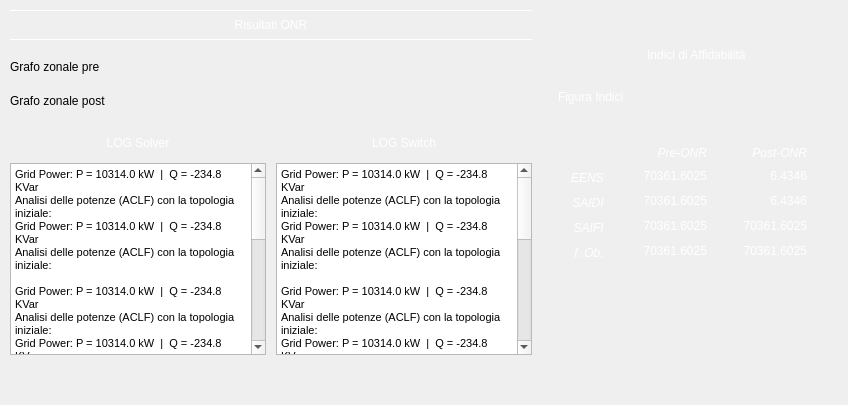
      <widget class="QWidget" name="onr4TabWgt">
       <attribute name="title">
        <string>Risultati ONR (1)</string>
       </attribute>
       <layout class="QHBoxLayout" name="onr4TabHBL">
        <property name="leftMargin">
         <number>0</number>
        </property>
        <property name="topMargin">
         <number>0</number>
        </property>
        <property name="rightMargin">
         <number>0</number>
        </property>
        <property name="bottomMargin">
         <number>0</number>
        </property>
        <item>
         <widget class="QWidget" name="onr4sxWgt" native="true">
          <layout class="QVBoxLayout" name="onr4sxVBL">
           <property name="spacing">
            <number>20</number>
           </property>
           <property name="leftMargin">
            <number>10</number>
           </property>
           <property name="topMargin">
            <number>10</number>
           </property>
           <property name="rightMargin">
            <number>10</number>
           </property>
           <property name="bottomMargin">
            <number>10</number>
           </property>
           <item>
            <widget class="QLabel" name="onr4sxTitleLbl">
             <property name="minimumSize">
              <size>
               <width>0</width>
               <height>30</height>
              </size>
             </property>
             <property name="maximumSize">
              <size>
               <width>16777215</width>
               <height>30</height>
              </size>
             </property>
             <property name="sizeIncrement">
              <size>
               <width>0</width>
               <height>30</height>
              </size>
             </property>
             <property name="styleSheet">
              <string notr="true">font: 75 14pt &quot;MS Shell Dlg 2&quot;;
color: rgb(255, 255, 255);
border-top: 1px solid rgb(255, 255, 255);
border-bottom: 1px solid rgb(255, 255, 255);</string>
             </property>
             <property name="text">
              <string>Risultati ONR</string>
             </property>
             <property name="alignment">
              <set>Qt::AlignCenter</set>
             </property>
            </widget>
           </item>
           <item>
            <widget class="QLabel" name="onr4Fig1Lbl">
             <property name="text">
              <string>Grafo zonale pre</string>
             </property>
            </widget>
           </item>
           <item>
            <widget class="QLabel" name="onr4Fig2Lbl">
             <property name="text">
              <string>Grafo zonale post</string>
             </property>
            </widget>
           </item>
           <item>
            <widget class="QWidget" name="onr4logWgt" native="true">
             <property name="minimumSize">
              <size>
               <width>0</width>
               <height>100</height>
              </size>
             </property>
             <layout class="QGridLayout" name="onr4logGL" rowstretch="0,0">
              <property name="leftMargin">
               <number>0</number>
              </property>
              <property name="topMargin">
               <number>0</number>
              </property>
              <property name="rightMargin">
               <number>0</number>
              </property>
              <property name="bottomMargin">
               <number>0</number>
              </property>
              <property name="horizontalSpacing">
               <number>10</number>
              </property>
              <property name="verticalSpacing">
               <number>5</number>
              </property>
              <item row="0" column="1">
               <widget class="QLabel" name="onr4log2TitleLbl">
                <property name="minimumSize">
                 <size>
                  <width>0</width>
                  <height>30</height>
                 </size>
                </property>
                <property name="maximumSize">
                 <size>
                  <width>16777215</width>
                  <height>30</height>
                 </size>
                </property>
                <property name="sizeIncrement">
                 <size>
                  <width>0</width>
                  <height>30</height>
                 </size>
                </property>
                <property name="styleSheet">
                 <string notr="true">font: 75 10pt &quot;MS Shell Dlg 2&quot;;
color: rgb(255, 255, 255);
border-bottom: 1px solid rgb(255, 255, 255);</string>
                </property>
                <property name="text">
                 <string>LOG Switch</string>
                </property>
                <property name="alignment">
                 <set>Qt::AlignCenter</set>
                </property>
               </widget>
              </item>
              <item row="1" column="0">
               <widget class="QTextBrowser" name="onr4log1TB">
                <property name="maximumSize">
                 <size>
                  <width>16777215</width>
                  <height>16777215</height>
                 </size>
                </property>
                <property name="html">
                 <string>&lt;!DOCTYPE HTML PUBLIC &quot;-//W3C//DTD HTML 4.0//EN&quot; &quot;http://www.w3.org/TR/REC-html40/strict.dtd&quot;&gt;
&lt;html&gt;&lt;head&gt;&lt;meta name=&quot;qrichtext&quot; content=&quot;1&quot; /&gt;&lt;style type=&quot;text/css&quot;&gt;
p, li { white-space: pre-wrap; }
&lt;/style&gt;&lt;/head&gt;&lt;body style=&quot; font-family:'MS Shell Dlg 2'; font-size:8.25pt; font-weight:400; font-style:normal;&quot;&gt;
&lt;p style=&quot; margin-top:0px; margin-bottom:0px; margin-left:0px; margin-right:0px; -qt-block-indent:0; text-indent:0px;&quot;&gt;Grid Power: P = 10314.0 kW  |  Q = -234.8 KVar&lt;/p&gt;
&lt;p style=&quot; margin-top:0px; margin-bottom:0px; margin-left:0px; margin-right:0px; -qt-block-indent:0; text-indent:0px;&quot;&gt;Analisi delle potenze (ACLF) con la topologia iniziale:&lt;/p&gt;
&lt;p style=&quot; margin-top:0px; margin-bottom:0px; margin-left:0px; margin-right:0px; -qt-block-indent:0; text-indent:0px;&quot;&gt;Grid Power: P = 10314.0 kW  |  Q = -234.8 KVar&lt;/p&gt;
&lt;p style=&quot; margin-top:0px; margin-bottom:0px; margin-left:0px; margin-right:0px; -qt-block-indent:0; text-indent:0px;&quot;&gt;Analisi delle potenze (ACLF) con la topologia iniziale:&lt;/p&gt;
&lt;p style=&quot;-qt-paragraph-type:empty; margin-top:0px; margin-bottom:0px; margin-left:0px; margin-right:0px; -qt-block-indent:0; text-indent:0px;&quot;&gt;&lt;br /&gt;&lt;/p&gt;
&lt;p style=&quot; margin-top:0px; margin-bottom:0px; margin-left:0px; margin-right:0px; -qt-block-indent:0; text-indent:0px;&quot;&gt;Grid Power: P = 10314.0 kW  |  Q = -234.8 KVar&lt;/p&gt;
&lt;p style=&quot; margin-top:0px; margin-bottom:0px; margin-left:0px; margin-right:0px; -qt-block-indent:0; text-indent:0px;&quot;&gt;Analisi delle potenze (ACLF) con la topologia iniziale:&lt;/p&gt;
&lt;p style=&quot; margin-top:0px; margin-bottom:0px; margin-left:0px; margin-right:0px; -qt-block-indent:0; text-indent:0px;&quot;&gt;Grid Power: P = 10314.0 kW  |  Q = -234.8 KVar&lt;/p&gt;
&lt;p style=&quot; margin-top:0px; margin-bottom:0px; margin-left:0px; margin-right:0px; -qt-block-indent:0; text-indent:0px;&quot;&gt;Analisi delle potenze (ACLF) con la topologia iniziale:&lt;/p&gt;
&lt;p style=&quot;-qt-paragraph-type:empty; margin-top:0px; margin-bottom:0px; margin-left:0px; margin-right:0px; -qt-block-indent:0; text-indent:0px;&quot;&gt;&lt;br /&gt;&lt;/p&gt;
&lt;p style=&quot;-qt-paragraph-type:empty; margin-top:0px; margin-bottom:0px; margin-left:0px; margin-right:0px; -qt-block-indent:0; text-indent:0px;&quot;&gt;&lt;br /&gt;&lt;/p&gt;
&lt;p style=&quot; margin-top:0px; margin-bottom:0px; margin-left:0px; margin-right:0px; -qt-block-indent:0; text-indent:0px;&quot;&gt;Grid Power: P = 10314.0 kW  |  Q = -234.8 KVar&lt;/p&gt;
&lt;p style=&quot; margin-top:0px; margin-bottom:0px; margin-left:0px; margin-right:0px; -qt-block-indent:0; text-indent:0px;&quot;&gt;Analisi delle potenze (ACLF) con la topologia iniziale:&lt;/p&gt;
&lt;p style=&quot;-qt-paragraph-type:empty; margin-top:0px; margin-bottom:0px; margin-left:0px; margin-right:0px; -qt-block-indent:0; text-indent:0px;&quot;&gt;&lt;br /&gt;&lt;/p&gt;
&lt;p style=&quot; margin-top:0px; margin-bottom:0px; margin-left:0px; margin-right:0px; -qt-block-indent:0; text-indent:0px;&quot;&gt;Grid Power: P = 10314.0 kW  |  Q = -234.8 KVar&lt;/p&gt;
&lt;p style=&quot; margin-top:0px; margin-bottom:0px; margin-left:0px; margin-right:0px; -qt-block-indent:0; text-indent:0px;&quot;&gt;Analisi delle potenze (ACLF) con la topologia iniziale:&lt;/p&gt;
&lt;p style=&quot; margin-top:0px; margin-bottom:0px; margin-left:0px; margin-right:0px; -qt-block-indent:0; text-indent:0px;&quot;&gt;Grid Power: P = 10314.0 kW  |  Q = -234.8 KVar&lt;/p&gt;
&lt;p style=&quot; margin-top:0px; margin-bottom:0px; margin-left:0px; margin-right:0px; -qt-block-indent:0; text-indent:0px;&quot;&gt;Analisi delle potenze (ACLF) con la topologia iniziale:&lt;/p&gt;
&lt;p style=&quot;-qt-paragraph-type:empty; margin-top:0px; margin-bottom:0px; margin-left:0px; margin-right:0px; -qt-block-indent:0; text-indent:0px;&quot;&gt;&lt;br /&gt;&lt;/p&gt;
&lt;p style=&quot; margin-top:0px; margin-bottom:0px; margin-left:0px; margin-right:0px; -qt-block-indent:0; text-indent:0px;&quot;&gt;Grid Power: P = 10314.0 kW  |  Q = -234.8 KVar&lt;/p&gt;
&lt;p style=&quot; margin-top:0px; margin-bottom:0px; margin-left:0px; margin-right:0px; -qt-block-indent:0; text-indent:0px;&quot;&gt;Analisi delle potenze (ACLF) con la topologia iniziale:&lt;/p&gt;
&lt;p style=&quot;-qt-paragraph-type:empty; margin-top:0px; margin-bottom:0px; margin-left:0px; margin-right:0px; -qt-block-indent:0; text-indent:0px;&quot;&gt;&lt;br /&gt;&lt;/p&gt;&lt;/body&gt;&lt;/html&gt;</string>
                </property>
               </widget>
              </item>
              <item row="1" column="1">
               <widget class="QTextBrowser" name="onr4log2TB">
                <property name="maximumSize">
                 <size>
                  <width>16777215</width>
                  <height>16777215</height>
                 </size>
                </property>
                <property name="html">
                 <string>&lt;!DOCTYPE HTML PUBLIC &quot;-//W3C//DTD HTML 4.0//EN&quot; &quot;http://www.w3.org/TR/REC-html40/strict.dtd&quot;&gt;
&lt;html&gt;&lt;head&gt;&lt;meta name=&quot;qrichtext&quot; content=&quot;1&quot; /&gt;&lt;style type=&quot;text/css&quot;&gt;
p, li { white-space: pre-wrap; }
&lt;/style&gt;&lt;/head&gt;&lt;body style=&quot; font-family:'MS Shell Dlg 2'; font-size:8.25pt; font-weight:400; font-style:normal;&quot;&gt;
&lt;p style=&quot; margin-top:0px; margin-bottom:0px; margin-left:0px; margin-right:0px; -qt-block-indent:0; text-indent:0px;&quot;&gt;Grid Power: P = 10314.0 kW  |  Q = -234.8 KVar&lt;/p&gt;
&lt;p style=&quot; margin-top:0px; margin-bottom:0px; margin-left:0px; margin-right:0px; -qt-block-indent:0; text-indent:0px;&quot;&gt;Analisi delle potenze (ACLF) con la topologia iniziale:&lt;/p&gt;
&lt;p style=&quot; margin-top:0px; margin-bottom:0px; margin-left:0px; margin-right:0px; -qt-block-indent:0; text-indent:0px;&quot;&gt;Grid Power: P = 10314.0 kW  |  Q = -234.8 KVar&lt;/p&gt;
&lt;p style=&quot; margin-top:0px; margin-bottom:0px; margin-left:0px; margin-right:0px; -qt-block-indent:0; text-indent:0px;&quot;&gt;Analisi delle potenze (ACLF) con la topologia iniziale:&lt;/p&gt;
&lt;p style=&quot;-qt-paragraph-type:empty; margin-top:0px; margin-bottom:0px; margin-left:0px; margin-right:0px; -qt-block-indent:0; text-indent:0px;&quot;&gt;&lt;br /&gt;&lt;/p&gt;
&lt;p style=&quot; margin-top:0px; margin-bottom:0px; margin-left:0px; margin-right:0px; -qt-block-indent:0; text-indent:0px;&quot;&gt;Grid Power: P = 10314.0 kW  |  Q = -234.8 KVar&lt;/p&gt;
&lt;p style=&quot; margin-top:0px; margin-bottom:0px; margin-left:0px; margin-right:0px; -qt-block-indent:0; text-indent:0px;&quot;&gt;Analisi delle potenze (ACLF) con la topologia iniziale:&lt;/p&gt;
&lt;p style=&quot; margin-top:0px; margin-bottom:0px; margin-left:0px; margin-right:0px; -qt-block-indent:0; text-indent:0px;&quot;&gt;Grid Power: P = 10314.0 kW  |  Q = -234.8 KVar&lt;/p&gt;
&lt;p style=&quot; margin-top:0px; margin-bottom:0px; margin-left:0px; margin-right:0px; -qt-block-indent:0; text-indent:0px;&quot;&gt;Analisi delle potenze (ACLF) con la topologia iniziale:&lt;/p&gt;
&lt;p style=&quot;-qt-paragraph-type:empty; margin-top:0px; margin-bottom:0px; margin-left:0px; margin-right:0px; -qt-block-indent:0; text-indent:0px;&quot;&gt;&lt;br /&gt;&lt;/p&gt;
&lt;p style=&quot;-qt-paragraph-type:empty; margin-top:0px; margin-bottom:0px; margin-left:0px; margin-right:0px; -qt-block-indent:0; text-indent:0px;&quot;&gt;&lt;br /&gt;&lt;/p&gt;
&lt;p style=&quot; margin-top:0px; margin-bottom:0px; margin-left:0px; margin-right:0px; -qt-block-indent:0; text-indent:0px;&quot;&gt;Grid Power: P = 10314.0 kW  |  Q = -234.8 KVar&lt;/p&gt;
&lt;p style=&quot; margin-top:0px; margin-bottom:0px; margin-left:0px; margin-right:0px; -qt-block-indent:0; text-indent:0px;&quot;&gt;Analisi delle potenze (ACLF) con la topologia iniziale:&lt;/p&gt;
&lt;p style=&quot;-qt-paragraph-type:empty; margin-top:0px; margin-bottom:0px; margin-left:0px; margin-right:0px; -qt-block-indent:0; text-indent:0px;&quot;&gt;&lt;br /&gt;&lt;/p&gt;
&lt;p style=&quot; margin-top:0px; margin-bottom:0px; margin-left:0px; margin-right:0px; -qt-block-indent:0; text-indent:0px;&quot;&gt;Grid Power: P = 10314.0 kW  |  Q = -234.8 KVar&lt;/p&gt;
&lt;p style=&quot; margin-top:0px; margin-bottom:0px; margin-left:0px; margin-right:0px; -qt-block-indent:0; text-indent:0px;&quot;&gt;Analisi delle potenze (ACLF) con la topologia iniziale:&lt;/p&gt;
&lt;p style=&quot; margin-top:0px; margin-bottom:0px; margin-left:0px; margin-right:0px; -qt-block-indent:0; text-indent:0px;&quot;&gt;Grid Power: P = 10314.0 kW  |  Q = -234.8 KVar&lt;/p&gt;
&lt;p style=&quot; margin-top:0px; margin-bottom:0px; margin-left:0px; margin-right:0px; -qt-block-indent:0; text-indent:0px;&quot;&gt;Analisi delle potenze (ACLF) con la topologia iniziale:&lt;/p&gt;
&lt;p style=&quot;-qt-paragraph-type:empty; margin-top:0px; margin-bottom:0px; margin-left:0px; margin-right:0px; -qt-block-indent:0; text-indent:0px;&quot;&gt;&lt;br /&gt;&lt;/p&gt;
&lt;p style=&quot; margin-top:0px; margin-bottom:0px; margin-left:0px; margin-right:0px; -qt-block-indent:0; text-indent:0px;&quot;&gt;Grid Power: P = 10314.0 kW  |  Q = -234.8 KVar&lt;/p&gt;
&lt;p style=&quot; margin-top:0px; margin-bottom:0px; margin-left:0px; margin-right:0px; -qt-block-indent:0; text-indent:0px;&quot;&gt;Analisi delle potenze (ACLF) con la topologia iniziale:&lt;/p&gt;
&lt;p style=&quot;-qt-paragraph-type:empty; margin-top:0px; margin-bottom:0px; margin-left:0px; margin-right:0px; -qt-block-indent:0; text-indent:0px;&quot;&gt;&lt;br /&gt;&lt;/p&gt;&lt;/body&gt;&lt;/html&gt;</string>
                </property>
               </widget>
              </item>
              <item row="0" column="0">
               <widget class="QLabel" name="onr4log1TitleLbl">
                <property name="minimumSize">
                 <size>
                  <width>0</width>
                  <height>30</height>
                 </size>
                </property>
                <property name="maximumSize">
                 <size>
                  <width>16777215</width>
                  <height>30</height>
                 </size>
                </property>
                <property name="sizeIncrement">
                 <size>
                  <width>0</width>
                  <height>30</height>
                 </size>
                </property>
                <property name="styleSheet">
                 <string notr="true">font: 75 10pt &quot;MS Shell Dlg 2&quot;;
color: rgb(255, 255, 255);
border-bottom: 1px solid rgb(255, 255, 255);</string>
                </property>
                <property name="text">
                 <string>LOG Solver</string>
                </property>
                <property name="alignment">
                 <set>Qt::AlignCenter</set>
                </property>
               </widget>
              </item>
             </layout>
            </widget>
           </item>
           <item>
            <spacer name="onr4sxSpc">
             <property name="orientation">
              <enum>Qt::Vertical</enum>
             </property>
             <property name="sizeHint" stdset="0">
              <size>
               <width>20</width>
               <height>40</height>
              </size>
             </property>
            </spacer>
           </item>
          </layout>
         </widget>
        </item>
        <item>
         <widget class="QWidget" name="onr4dxWgt" native="true">
          <property name="minimumSize">
           <size>
            <width>300</width>
            <height>0</height>
           </size>
          </property>
          <property name="maximumSize">
           <size>
            <width>300</width>
            <height>16777215</height>
           </size>
          </property>
          <property name="styleSheet">
           <string notr="true">color: rgb(255, 255, 255);</string>
          </property>
          <layout class="QVBoxLayout" name="onr4dxVBL">
           <property name="spacing">
            <number>20</number>
           </property>
           <property name="leftMargin">
            <number>10</number>
           </property>
           <property name="topMargin">
            <number>10</number>
           </property>
           <property name="rightMargin">
            <number>10</number>
           </property>
           <property name="bottomMargin">
            <number>10</number>
           </property>
           <item>
            <spacer name="onr4dxTopSpc">
             <property name="orientation">
              <enum>Qt::Vertical</enum>
             </property>
             <property name="sizeType">
              <enum>QSizePolicy::Fixed</enum>
             </property>
             <property name="sizeHint" stdset="0">
              <size>
               <width>20</width>
               <height>30</height>
              </size>
             </property>
            </spacer>
           </item>
           <item>
            <widget class="QLabel" name="onr4indTitleLbl">
             <property name="minimumSize">
              <size>
               <width>0</width>
               <height>30</height>
              </size>
             </property>
             <property name="maximumSize">
              <size>
               <width>16777215</width>
               <height>30</height>
              </size>
             </property>
             <property name="sizeIncrement">
              <size>
               <width>0</width>
               <height>30</height>
              </size>
             </property>
             <property name="styleSheet">
              <string notr="true">font: 75 10pt &quot;MS Shell Dlg 2&quot;;
color: rgb(255, 255, 255);
border-bottom: 1px solid rgb(255, 255, 255);</string>
             </property>
             <property name="text">
              <string>Indici di Affidabilità </string>
             </property>
             <property name="alignment">
              <set>Qt::AlignCenter</set>
             </property>
            </widget>
           </item>
           <item>
            <widget class="QLabel" name="onr4indFigLbl">
             <property name="text">
              <string>Figura Indici</string>
             </property>
            </widget>
           </item>
           <item>
            <spacer name="onrdxSpc">
             <property name="orientation">
              <enum>Qt::Vertical</enum>
             </property>
             <property name="sizeType">
              <enum>QSizePolicy::Fixed</enum>
             </property>
             <property name="sizeHint" stdset="0">
              <size>
               <width>20</width>
               <height>10</height>
              </size>
             </property>
            </spacer>
           </item>
           <item>
            <widget class="QWidget" name="onr4indWgt" native="true">
             <layout class="QGridLayout" name="onr4indGL">
              <property name="spacing">
               <number>0</number>
              </property>
              <item row="4" column="0">
               <widget class="QLabel" name="onr4indSAIDItitleLbl">
                <property name="minimumSize">
                 <size>
                  <width>0</width>
                  <height>25</height>
                 </size>
                </property>
                <property name="maximumSize">
                 <size>
                  <width>16777215</width>
                  <height>20</height>
                 </size>
                </property>
                <property name="font">
                 <font>
                  <italic>true</italic>
                 </font>
                </property>
                <property name="styleSheet">
                 <string notr="true">border-right: 1px solid rgb(255, 170, 0);</string>
                </property>
                <property name="text">
                 <string>SAIDI </string>
                </property>
                <property name="alignment">
                 <set>Qt::AlignRight|Qt::AlignTrailing|Qt::AlignVCenter</set>
                </property>
                <property name="margin">
                 <number>2</number>
                </property>
               </widget>
              </item>
              <item row="5" column="1">
               <widget class="QLabel" name="onr4indSAIFIpreLbl">
                <property name="text">
                 <string>70361.6025</string>
                </property>
                <property name="alignment">
                 <set>Qt::AlignRight|Qt::AlignTrailing|Qt::AlignVCenter</set>
                </property>
               </widget>
              </item>
              <item row="6" column="1">
               <widget class="QLabel" name="onr4indFOBpreLbl">
                <property name="text">
                 <string>70361.6025</string>
                </property>
                <property name="alignment">
                 <set>Qt::AlignRight|Qt::AlignTrailing|Qt::AlignVCenter</set>
                </property>
               </widget>
              </item>
              <item row="5" column="2">
               <widget class="QLabel" name="onr4indSAIFIpostLbl">
                <property name="text">
                 <string>70361.6025</string>
                </property>
                <property name="alignment">
                 <set>Qt::AlignRight|Qt::AlignTrailing|Qt::AlignVCenter</set>
                </property>
               </widget>
              </item>
              <item row="4" column="1">
               <widget class="QLabel" name="onr4indSAIDIpreLbl">
                <property name="text">
                 <string>70361.6025</string>
                </property>
                <property name="alignment">
                 <set>Qt::AlignRight|Qt::AlignTrailing|Qt::AlignVCenter</set>
                </property>
               </widget>
              </item>
              <item row="6" column="2">
               <widget class="QLabel" name="onr4indFOBpostLbl">
                <property name="text">
                 <string>70361.6025</string>
                </property>
                <property name="alignment">
                 <set>Qt::AlignRight|Qt::AlignTrailing|Qt::AlignVCenter</set>
                </property>
               </widget>
              </item>
              <item row="1" column="3">
               <spacer name="onr4indSpc">
                <property name="orientation">
                 <enum>Qt::Horizontal</enum>
                </property>
                <property name="sizeHint" stdset="0">
                 <size>
                  <width>40</width>
                  <height>20</height>
                 </size>
                </property>
               </spacer>
              </item>
              <item row="2" column="2">
               <widget class="QLabel" name="onr4indEENSpostLbl">
                <property name="text">
                 <string>6.4346</string>
                </property>
                <property name="alignment">
                 <set>Qt::AlignRight|Qt::AlignTrailing|Qt::AlignVCenter</set>
                </property>
               </widget>
              </item>
              <item row="4" column="2">
               <widget class="QLabel" name="onr4indSAIDIpostLbl">
                <property name="text">
                 <string>6.4346</string>
                </property>
                <property name="alignment">
                 <set>Qt::AlignRight|Qt::AlignTrailing|Qt::AlignVCenter</set>
                </property>
               </widget>
              </item>
              <item row="1" column="0">
               <widget class="QLabel" name="onr4indNullLbl">
                <property name="minimumSize">
                 <size>
                  <width>40</width>
                  <height>20</height>
                 </size>
                </property>
                <property name="maximumSize">
                 <size>
                  <width>40</width>
                  <height>20</height>
                 </size>
                </property>
                <property name="font">
                 <font>
                  <italic>true</italic>
                 </font>
                </property>
                <property name="styleSheet">
                 <string notr="true">border-bottom: 1px solid rgb(255, 170, 0);
border-right: 1px solid rgb(255, 170, 0);</string>
                </property>
                <property name="text">
                 <string/>
                </property>
                <property name="alignment">
                 <set>Qt::AlignRight|Qt::AlignTrailing|Qt::AlignVCenter</set>
                </property>
                <property name="margin">
                 <number>5</number>
                </property>
               </widget>
              </item>
              <item row="1" column="1">
               <widget class="QLabel" name="onr4indTitlePreLbl">
                <property name="minimumSize">
                 <size>
                  <width>100</width>
                  <height>0</height>
                 </size>
                </property>
                <property name="font">
                 <font>
                  <italic>true</italic>
                 </font>
                </property>
                <property name="styleSheet">
                 <string notr="true">border-bottom: 1px solid rgb(255, 170, 0);</string>
                </property>
                <property name="text">
                 <string>Pre-ONR</string>
                </property>
                <property name="alignment">
                 <set>Qt::AlignRight|Qt::AlignTrailing|Qt::AlignVCenter</set>
                </property>
                <property name="margin">
                 <number>2</number>
                </property>
               </widget>
              </item>
              <item row="6" column="0">
               <widget class="QLabel" name="onr4indFOBtitleLbl">
                <property name="minimumSize">
                 <size>
                  <width>0</width>
                  <height>25</height>
                 </size>
                </property>
                <property name="maximumSize">
                 <size>
                  <width>16777215</width>
                  <height>20</height>
                 </size>
                </property>
                <property name="font">
                 <font>
                  <italic>true</italic>
                 </font>
                </property>
                <property name="styleSheet">
                 <string notr="true">border-right: 1px solid rgb(255, 170, 0);</string>
                </property>
                <property name="text">
                 <string>f. Ob. </string>
                </property>
                <property name="alignment">
                 <set>Qt::AlignRight|Qt::AlignTrailing|Qt::AlignVCenter</set>
                </property>
                <property name="margin">
                 <number>2</number>
                </property>
               </widget>
              </item>
              <item row="2" column="0">
               <widget class="QLabel" name="onr4indEENStitleLbl">
                <property name="minimumSize">
                 <size>
                  <width>0</width>
                  <height>25</height>
                 </size>
                </property>
                <property name="maximumSize">
                 <size>
                  <width>16777215</width>
                  <height>20</height>
                 </size>
                </property>
                <property name="font">
                 <font>
                  <italic>true</italic>
                 </font>
                </property>
                <property name="styleSheet">
                 <string notr="true">border-right: 1px solid rgb(255, 170, 0);</string>
                </property>
                <property name="text">
                 <string>EENS </string>
                </property>
                <property name="alignment">
                 <set>Qt::AlignRight|Qt::AlignTrailing|Qt::AlignVCenter</set>
                </property>
                <property name="margin">
                 <number>2</number>
                </property>
               </widget>
              </item>
              <item row="2" column="1">
               <widget class="QLabel" name="onr4indEENSpreLbl">
                <property name="text">
                 <string>70361.6025</string>
                </property>
                <property name="alignment">
                 <set>Qt::AlignRight|Qt::AlignTrailing|Qt::AlignVCenter</set>
                </property>
               </widget>
              </item>
              <item row="5" column="0">
               <widget class="QLabel" name="onr4indSAIFItitleLbl">
                <property name="minimumSize">
                 <size>
                  <width>0</width>
                  <height>25</height>
                 </size>
                </property>
                <property name="maximumSize">
                 <size>
                  <width>16777215</width>
                  <height>20</height>
                 </size>
                </property>
                <property name="font">
                 <font>
                  <italic>true</italic>
                 </font>
                </property>
                <property name="styleSheet">
                 <string notr="true">border-right: 1px solid rgb(255, 170, 0);</string>
                </property>
                <property name="text">
                 <string>SAIFI </string>
                </property>
                <property name="alignment">
                 <set>Qt::AlignRight|Qt::AlignTrailing|Qt::AlignVCenter</set>
                </property>
                <property name="margin">
                 <number>2</number>
                </property>
               </widget>
              </item>
              <item row="1" column="2">
               <widget class="QLabel" name="onr4indTitlePostLbl">
                <property name="minimumSize">
                 <size>
                  <width>100</width>
                  <height>0</height>
                 </size>
                </property>
                <property name="font">
                 <font>
                  <italic>true</italic>
                 </font>
                </property>
                <property name="styleSheet">
                 <string notr="true">border-bottom: 1px solid rgb(255, 170, 0);</string>
                </property>
                <property name="text">
                 <string>Post-ONR</string>
                </property>
                <property name="alignment">
                 <set>Qt::AlignRight|Qt::AlignTrailing|Qt::AlignVCenter</set>
                </property>
                <property name="margin">
                 <number>2</number>
                </property>
               </widget>
              </item>
             </layout>
            </widget>
           </item>
           <item>
            <spacer name="onr4dxBottomSpc">
             <property name="orientation">
              <enum>Qt::Vertical</enum>
             </property>
             <property name="sizeHint" stdset="0">
              <size>
               <width>20</width>
               <height>40</height>
              </size>
             </property>
            </spacer>
           </item>
          </layout>
         </widget>
        </item>
       </layout>
      </widget>
